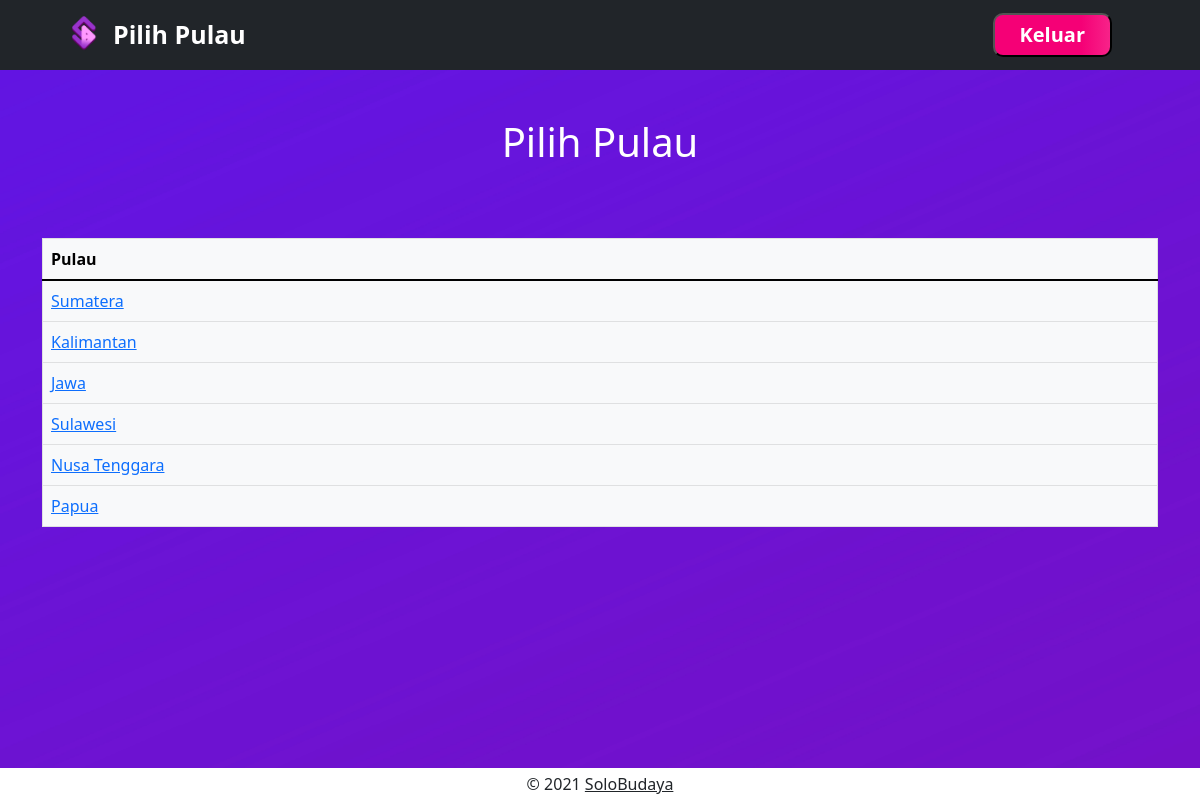
/admin/provinsi.php, run on the app's committed database.
### tables this page shows
CREATE TABLE IF NOT EXISTS `pulau` (
  `id_pulau` int(11) NOT NULL AUTO_INCREMENT,
  `nama_pulau` varchar(20) NOT NULL,
  PRIMARY KEY (`id_pulau`)
);

### lib/db_login.php (called while the page is built, shortened)
<?php
$db_host='localhost';
$db_database='db_solbud';
$db_username='root';
$db_password='';
$db = new mysqli($db_host, $db_username, $db_password, $db_database);
function make_query($query){
   global $db;
   $result = $db->query($query);
   return $result;
}
?>

### get/admin_pulau.php (the view)
<?php
require_once('../lib/db_login.php');
$res = make_query("SELECT id_pulau, nama_pulau FROM pulau");
$nav = $_GET['nav'];
while($row = $res->fetch_object()){
    echo "
    <tr>
    <td onclick='javascript:location.href=\"urutan_$nav.php?id_pulau=$row->id_pulau\"'><a href='urutan_$nav.php?id_pulau=$row->id_pulau'>$row->nama_pulau</a></td>
    </tr>
    ";
}
?>

### admin/provinsi.php (style rules this page uses)
body { background-image: url('../images/bg4.jpg'); background-repeat: no-repeat; background-attachment: fixed; background-size: 100% 100%; }

### data on the page
pulau: nama_pulau "Sumatera"
pulau: nama_pulau "Kalimantan"
pulau: nama_pulau "Jawa"
pulau: nama_pulau "Sulawesi"
pulau: nama_pulau "Nusa Tenggara"
pulau: nama_pulau "Papua"
